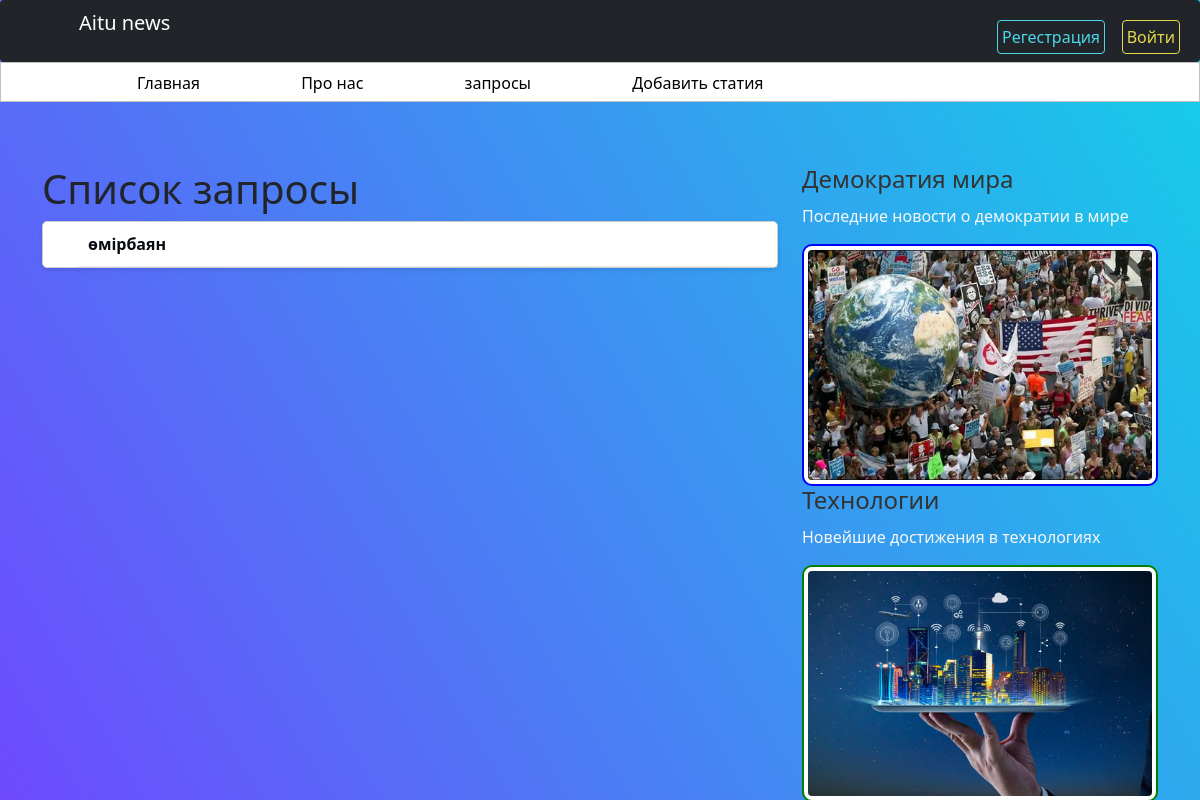
The app's page /documents/, older data.
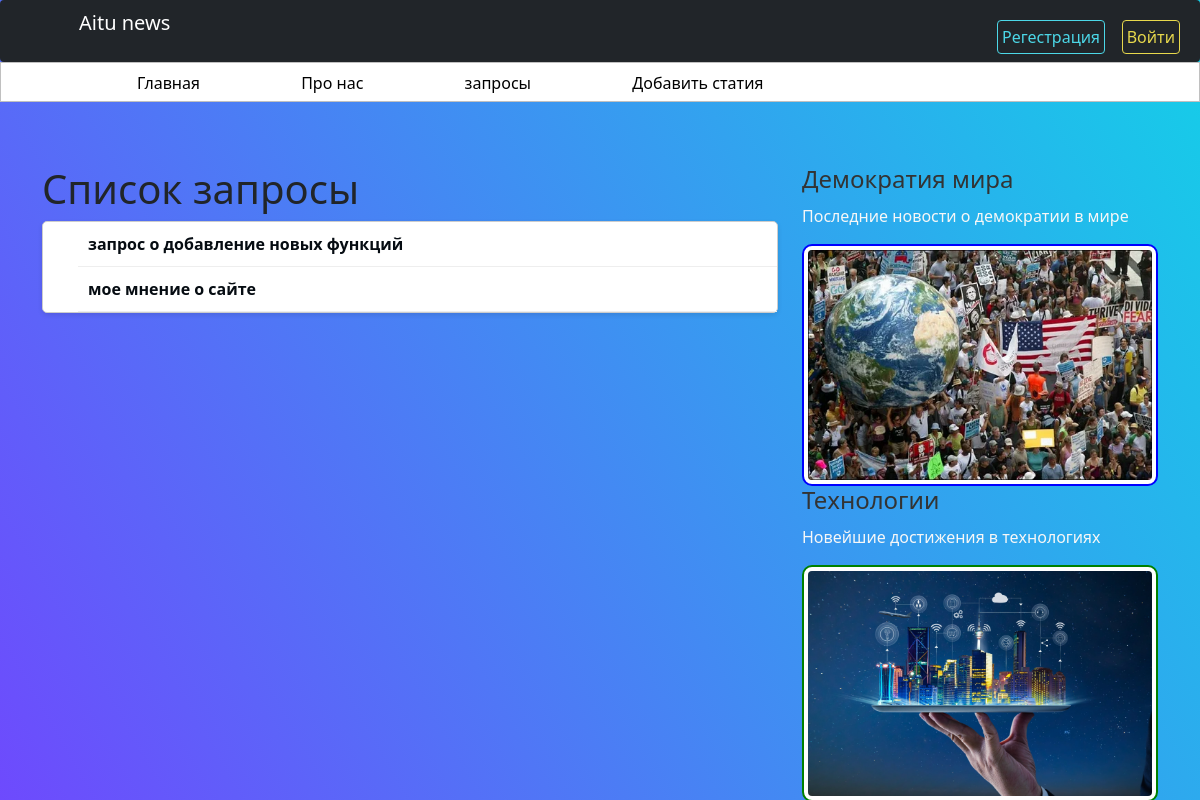
The same page, newer data.
### blog/models.py (models this page shows, shortened)
class document(models.Model):
    d_naz=models.CharField('Файл атауы',max_length=64, blank=True, null=True,unique=True)
    d_doc = models.FileField(upload_to='documents')
    uploaded_at = models.DateTimeField(auto_now_add=True)

### blog/views.py (the view)
# urls.py: path('documents/', views.document_list, name='documents'),
def document_list(request):
    documents = document.objects.all()
    return render(request, 'blog/document_list.html', {'documents': documents})

### blog/templates/blog/document_list.html (shortened to what this page needs)
{% extends 'blog/base.html' %}
{% load static %}
    {% block coontent %}
    <h1>Список запросы</h1>
    <ul class="documents-list">
    {% for document in documents %}
        <li class="documents-list-item"><a href="{{ document.d_doc.url }}">{{ document.d_naz }}</a></li>
    {% endfor %}
    </ul>
{%endblock%}
{% block aside_block %}
<aside class="col-md-4">
    <div class="aside-item">
        <h3>Демократия мира</h3>
        <p>
            <a href="https://example.com/democracy" backgroun-color=white target="_blank">
                Последние новости о демократии в мире
        </p>
        <img src="{% static 'images/democ.webp' %}" class="img-thumbnail" alt="Демократия мира" style="border: 2px solid blue;">
    </div></a>
    <div class="aside-item">
        <h3>Технологии</h3>
        <p>
            <a href="https://example.com/technology" target="_blank">
                Новейшие достижения в технологиях
        </p>
        <img src="{% static 'images/teckh.jpeg' %}" class="img-thumbnail" alt="Технологии" style="border: 2px solid green;">
    </div> </a>
</aside>
{% endblock %}

Row changes from the older to the newer data that the page shows:
changed document: d_naz "өмірбаян" → "запрос о добавление новых функций"
added document: d_naz "мое мнение о сайте"
